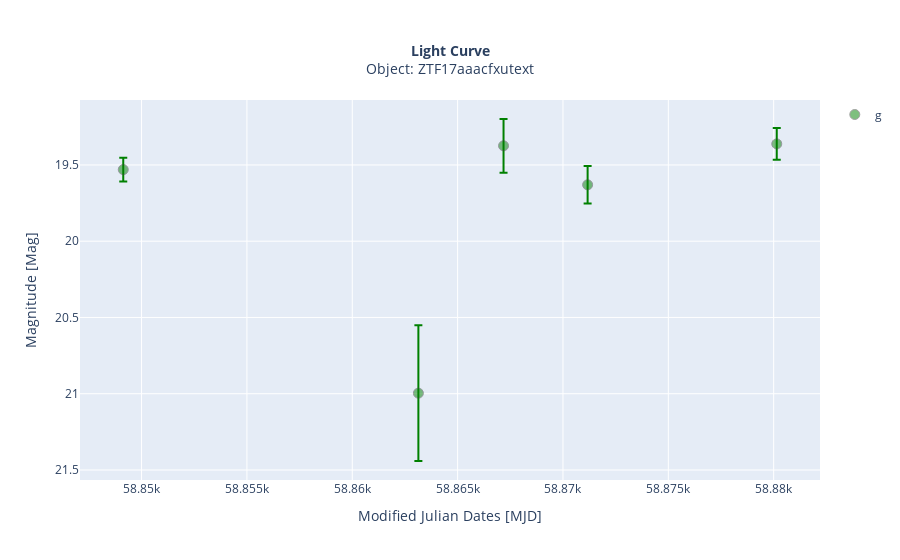
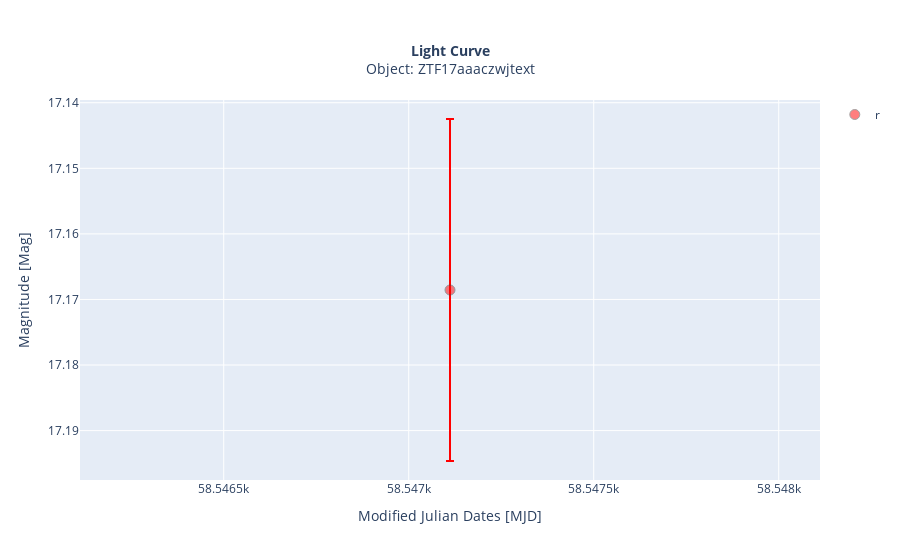
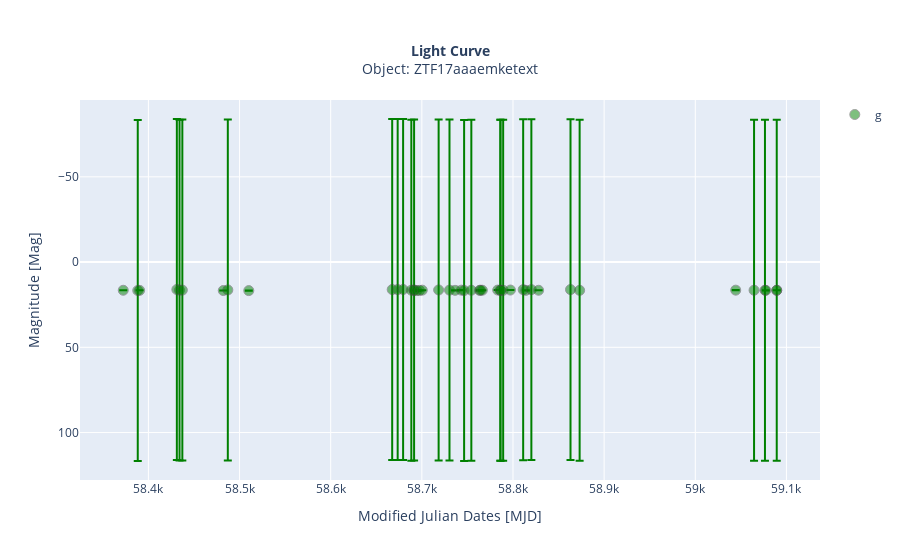
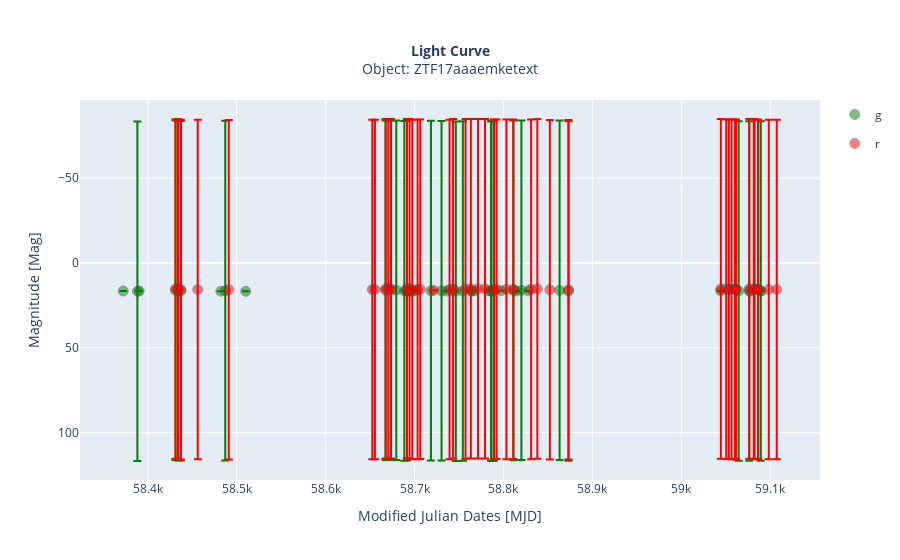

The code cell stored with these charts, in order, in its notebook:
### Code cell
# tiempo de ejecucion del algoritmo 
from numpy import NaN


start_analyze = default_timer()

all_tensor_ts = []
dict_tensor_all = {}

for index, event in enumerate(all_event):
  # inicio - tiempo de ejecucion del analisis de cada evento
  start_time_event = default_timer()
  print(f'n:{index} - oid:{event}')
  fig = go.Figure()

  # extrae todas las magnitudes asociadas al evento y las ordena por tiempo (mjd)
  light_curve = data.loc[data['oid'] == event].sort_values(by=['mjd'])

  # print(light_curve)
  # light_curve.head()

  # graficar serie de tiempo con link a sitio de ALeRCE
  for band in light_curve['fid'].unique():
    GraphicLightCurve(fig,band,light_curve,True)

  # tensor que reune todos los filtros
  tensor_all_filter = []
  dict_tensor = {}
  
  # nfid = numero del filter id (banda) = 1,green / 2,red
  for nfid in range(1,3):
    type_filter = lambda nfid: 'Green' if nfid == 1 else 'Red'
    # print('Filtro',nfid)
    idx_banda = (light_curve['fid'] == nfid)
    # aux = idx_banda.to_frame()
    
    # print(idx_banda)
    # print(len(idx_banda))

    mjd_min = light_curve.mjd.values.min()

    tiempoNormalizado = (light_curve.mjd.values - mjd_min) / (light_curve.mjd.values.max() - mjd_min)

    # print('a',array_periods)
    # print('b',tiempoNormalizado[idx_banda], type(tiempoNormalizado[idx_banda]))
    # print('c',light_curve.magpsf_corr[idx_banda].values,type(light_curve.magpsf_corr[idx_banda].values))

    if(len(tiempoNormalizado[idx_banda]) == 0 or np.isnan(tiempoNormalizado[idx_banda]).all()):
      # print('tiempoNormalizado is empty or nan')
      break

    if(len(light_curve.magpsf_corr[idx_banda].values)==0 or np.isnan(light_curve.magpsf_corr[idx_banda].values).all()):
      # print('magpsf of light curve is empty or nan')
      break

    # print('tiempoNormalizado\n',tiempoNormalizado)
    tensor = np.array(variantion_period_v2(array_periods, tiempoNormalizado[idx_banda], light_curve.magpsf_corr[idx_banda].values, nbines))
    tensor_all_filter.append(tensor)

    dict_tensor[f'Filter {type_filter(nfid)}'] = tensor_all_filter

    # print(f'dimensiones {tensor.shape}')
    # print(f'Tensor {index}: \n{tensor}')
    print('-'*50)



  dict_tensor_all[f'{event}'] = dict_tensor
  # asignar formato de tensor y muestralo
  tensor_all_filter = np.array(tensor_all_filter)
  # print(f'dimensiones total {tensor_all_filter.shape}')

  all_tensor_ts.append(tensor_all_filter)
  # print(f'Tensor total {index}: \n{tensor_all_filter}')

  # fin
  end_time_event = default_timer()

  # obtener el tiempo de ejecucion
  time_method_event = end_time_event - start_time_event
  # agrego el tiempo de ejecicion al arreglo para obtener el promedio general
  all_time_event.append(time_method_event)

  # print(f'tiempo de ejecucion por evento: {time_method_event}')
  # print('-'*100)

  if (index == limit - 1):
    break


end_analyze = default_timer()
time_method_analyze = end_analyze - start_analyze
print('-'*100)
print(f'tiempo de ejecucion total: {time_method_analyze}')
print(f'promedio de tiempo de ejecucion por evento',np.mean(all_time_event))
print('-'*100)

### Figure 1 — Plotly figure (JSON) as saved in the notebook; plotly's stock layout.template omitted (floating-point values rounded to 4 significant figures)
{"data": [{"error_y": {"array": [0.07839, 0.4448, 0.1759, 0.1231, 0.1035], "type": "data", "visible": true}, "hovertemplate": ["<b>g:\t\t</b>19.530 ± 0.078<br><b>MJD:\t</b>58849.13138889987<br><b>Date:\t</b>Wed, 01 Jan 2020 03:09:12 UTC<br><extra></extra>", "<b>g:\t\t</b>20.996 ± 0.445<br><b>MJD:\t</b>58863.13802079996<br><b>Date:\t</b>Wed, 15 Jan 2020 03:18:44 UTC<br><extra></extra>", "<b>g:\t\t</b>19.375 ± 0.176<br><b>MJD:\t</b>58867.179803200066<br><b>Date:\t</b>Sun, 19 Jan 2020 04:18:54 UTC<br><extra></extra>", "<b>g:\t\t</b>19.630 ± 0.123<br><b>MJD:\t</b>58871.17033560015<br><b>Date:\t</b>Thu, 23 Jan 2020 04:05:16 UTC<br><extra></extra>", "<b>g:\t\t</b>19.362 ± 0.103<br><b>MJD:\t</b>58880.14620369999<br><b>Date:\t</b>Sat, 01 Feb 2020 03:30:31 UTC<br><extra></extra>"], "legendgroup": "g", "marker": {"color": "green", "line": {"width": 1}, "opacity": 0.5, "showscale": false, "size": 10}, "mode": "markers", "name": "g", "showlegend": true, "type": "scatter", "x": [58850.0, 58860.0, 58870.0, 58870.0, 58880.0], "y": [19.53, 21.0, 19.37, 19.63, 19.36]}], "layout": {"title": {"font": {"size": 14}, "text": "<b>Light Curve</b><br><a href=\"https://alerce.online/object/ZTF17aaacfxu\">Object: ZTF17aaacfxutext</a>", "x": 0.5, "xanchor": "center", "y": 0.9, "yanchor": "top"}, "xaxis": {"tickangle": 0, "title": {"font": {"size": 14}, "text": "Modified Julian Dates [MJD]"}}, "yaxis": {"autorange": "reversed", "tickangle": 0, "title": {"font": {"size": 14}, "text": "Magnitude [Mag]"}}}}

### Figure 2 — Plotly figure (JSON) as saved in the notebook; plotly's stock layout.template omitted (floating-point values rounded to 4 significant figures)
{"data": [{"error_y": {"array": [0.02608], "type": "data", "visible": true}, "hovertemplate": ["<b>r:\t\t</b>17.169 ± 0.026<br><b>MJD:\t</b>58547.11153940018<br><b>Date:\t</b>Tue, 05 Mar 2019 02:40:37 UTC<br><extra></extra>"], "legendgroup": "r", "marker": {"color": "red", "line": {"width": 1}, "opacity": 0.5, "showscale": false, "size": 10}, "mode": "markers", "name": "r", "showlegend": true, "type": "scatter", "x": [58550.0], "y": [17.17]}], "layout": {"title": {"font": {"size": 14}, "text": "<b>Light Curve</b><br><a href=\"https://alerce.online/object/ZTF17aaaczwj\">Object: ZTF17aaaczwjtext</a>", "x": 0.5, "xanchor": "center", "y": 0.9, "yanchor": "top"}, "xaxis": {"tickangle": 0, "title": {"font": {"size": 14}, "text": "Modified Julian Dates [MJD]"}}, "yaxis": {"autorange": "reversed", "tickangle": 0, "title": {"font": {"size": 14}, "text": "Magnitude [Mag]"}}}}

### Figure 3 — Plotly figure (JSON) as saved in the notebook; plotly's stock layout.template omitted (floating-point values rounded to 4 significant figures)
{"data": [{"error_y": {"array": [0.01474, 100, 0.008474, 100, 100, 100, 0.0008091, 100, 0.0265, 100, 100, 100, 100, 0.01651, 100, 0.02526, 0.01646, 0.008541, 100, 100, 0.02554, 0.02571, 100, 100, 0.02466, 0.0091, 0.004239, 0.012, 100, 100, 100, 0.008482, 100, 0.05867, 100, 0.01905, 100, 100, 0.0183, 100, 100, 0.01089, 100, 0.008123], "type": "data", "visible": true}, "hovertemplate": ["<b>g:\t\t</b>16.531 ± 0.015<br><b>MJD:\t</b>58372.40190970013<br><b>Date:\t</b>Tue, 11 Sep 2018 09:38:44 UTC<br><extra></extra>", "<b>g:\t\t</b>16.681 ± 100.000<br><b>MJD:\t</b>58388.324432900175<br><b>Date:\t</b>Thu, 27 Sep 2018 07:47:11 UTC<br><extra></extra>", "<b>g:\t\t</b>16.589 ± 0.008<br><b>MJD:\t</b>58390.353205999825<br><b>Date:\t</b>Sat, 29 Sep 2018 08:28:36 UTC<br><extra></extra>", "<b>g:\t\t</b>16.109 ± 100.000<br><b>MJD:\t</b>58431.21187500004<br><b>Date:\t</b>Fri, 09 Nov 2018 05:05:06 UTC<br><extra></extra>", "<b>g:\t\t</b>16.450 ± 100.000<br><b>MJD:\t</b>58434.14701389987<br><b>Date:\t</b>Mon, 12 Nov 2018 03:31:42 UTC<br><extra></extra>", "<b>g:\t\t</b>16.434 ± 100.000<br><b>MJD:\t</b>58437.23591439985<br><b>Date:\t</b>Thu, 15 Nov 2018 05:39:43 UTC<br><extra></extra>", "<b>g:\t\t</b>16.708 ± 0.001<br><b>MJD:\t</b>58482.12833329989<br><b>Date:\t</b>Sun, 30 Dec 2018 03:04:47 UTC<br><extra></extra>", "<b>g:\t\t</b>16.335 ± 100.000<br><b>MJD:\t</b>58487.12837960012<br><b>Date:\t</b>Fri, 04 Jan 2019 03:04:51 UTC<br><extra></extra>", "<b>g:\t\t</b>16.741 ± 0.027<br><b>MJD:\t</b>58510.13015050022<br><b>Date:\t</b>Sun, 27 Jan 2019 03:07:25 UTC<br><extra></extra>", "<b>g:\t\t</b>16.130 ± 100.000<br><b>MJD:\t</b>58667.45858799992<br><b>Date:\t</b>Wed, 03 Jul 2019 11:00:22 UTC<br><extra></extra>", "<b>g:\t\t</b>16.146 ± 100.000<br><b>MJD:\t</b>58673.479027799796<br><b>Date:\t</b>Tue, 09 Jul 2019 11:29:48 UTC<br><extra></extra>", "<b>g:\t\t</b>16.080 ± 100.000<br><b>MJD:\t</b>58679.44509259984<br><b>Date:\t</b>Mon, 15 Jul 2019 10:40:56 UTC<br><extra></extra>", "<b>g:\t\t</b>16.490 ± 100.000<br><b>MJD:\t</b>58688.46153939981<br><b>Date:\t</b>Wed, 24 Jul 2019 11:04:37 UTC<br><extra></extra>", "<b>g:\t\t</b>16.666 ± 0.017<br><b>MJD:\t</b>58691.47756939987<br><b>Date:\t</b>Sat, 27 Jul 2019 11:27:41 UTC<br><extra></extra>", "<b>g:\t\t</b>16.377 ± 100.000<br><b>MJD:\t</b>58691.496053200215<br><b>Date:\t</b>Sat, 27 Jul 2019 11:54:18 UTC<br><extra></extra>", "<b>g:\t\t</b>16.728 ± 0.025<br><b>MJD:\t</b>58694.458738400135<br><b>Date:\t</b>Tue, 30 Jul 2019 11:00:34 UTC<br><extra></extra>", "<b>g:\t\t</b>16.629 ± 0.016<br><b>MJD:\t</b>58697.46091439994<br><b>Date:\t</b>Fri, 02 Aug 2019 11:03:43 UTC<br><extra></extra>", "<b>g:\t\t</b>16.479 ± 0.009<br><b>MJD:\t</b>58700.461041700095<br><b>Date:\t</b>Mon, 05 Aug 2019 11:03:54 UTC<br><extra></extra>", "<b>g:\t\t</b>16.350 ± 100.000<br><b>MJD:\t</b>58718.413888900075<br><b>Date:\t</b>Fri, 23 Aug 2019 09:56:00 UTC<br><extra></extra>", "<b>g:\t\t</b>16.439 ± 100.000<br><b>MJD:\t</b>58730.326539400034<br><b>Date:\t</b>Wed, 04 Sep 2019 07:50:13 UTC<br><extra></extra>", "<b>g:\t\t</b>16.580 ± 0.026<br><b>MJD:\t</b>58736.45969909988<br><b>Date:\t</b>Tue, 10 Sep 2019 11:01:58 UTC<br><extra></extra>", "<b>g:\t\t</b>16.470 ± 0.026<br><b>MJD:\t</b>58743.37914349977<br><b>Date:\t</b>Tue, 17 Sep 2019 09:05:57 UTC<br><extra></extra>", "<b>g:\t\t</b>16.676 ± 100.000<br><b>MJD:\t</b>58746.380034700036<br><b>Date:\t</b>Fri, 20 Sep 2019 09:07:14 UTC<br><extra></extra>", "<b>g:\t\t</b>16.521 ± 100.000<br><b>MJD:\t</b>58754.290856500156<br><b>Date:\t</b>Sat, 28 Sep 2019 06:58:50 UTC<br><extra></extra>", "<b>g:\t\t</b>16.586 ± 0.025<br><b>MJD:\t</b>58763.377997700125<br><b>Date:\t</b>Mon, 07 Oct 2019 09:04:19 UTC<br><extra></extra>", "<b>g:\t\t</b>16.505 ± 0.009<br><b>MJD:\t</b>58764.31531250011<br><b>Date:\t</b>Tue, 08 Oct 2019 07:34:03 UTC<br><extra></extra>", "<b>g:\t\t</b>16.520 ± 0.004<br><b>MJD:\t</b>58766.379247699864<br><b>Date:\t</b>Thu, 10 Oct 2019 09:06:07 UTC<br><extra></extra>", "<b>g:\t\t</b>16.430 ± 0.012<br><b>MJD:\t</b>58783.210543999914<br><b>Date:\t</b>Sun, 27 Oct 2019 05:03:11 UTC<br><extra></extra>", "<b>g:\t\t</b>16.513 ± 100.000<br><b>MJD:\t</b>58786.20965280011<br><b>Date:\t</b>Wed, 30 Oct 2019 05:01:54 UTC<br><extra></extra>", "<b>g:\t\t</b>16.538 ± 100.000<br><b>MJD:\t</b>58786.21192129981<br><b>Date:\t</b>Wed, 30 Oct 2019 05:05:10 UTC<br><extra></extra>", "<b>g:\t\t</b>16.572 ± 100.000<br><b>MJD:\t</b>58789.206967600156<br><b>Date:\t</b>Sat, 02 Nov 2019 04:58:02 UTC<br><extra></extra>", "<b>g:\t\t</b>16.402 ± 0.008<br><b>MJD:\t</b>58797.20945600001<br><b>Date:\t</b>Sun, 10 Nov 2019 05:01:36 UTC<br><extra></extra>", "<b>g:\t\t</b>16.178 ± 100.000<br><b>MJD:\t</b>58811.170555599965<br><b>Date:\t</b>Sun, 24 Nov 2019 04:05:36 UTC<br><extra></extra>", "<b>g:\t\t</b>16.581 ± 0.059<br><b>MJD:\t</b>58814.10521990014<br><b>Date:\t</b>Wed, 27 Nov 2019 02:31:30 UTC<br><extra></extra>", "<b>g:\t\t</b>16.163 ± 100.000<br><b>MJD:\t</b>58820.14729169989<br><b>Date:\t</b>Tue, 03 Dec 2019 03:32:06 UTC<br><extra></extra>", "<b>g:\t\t</b>16.541 ± 0.019<br><b>MJD:\t</b>58828.09172450006<br><b>Date:\t</b>Wed, 11 Dec 2019 02:12:04 UTC<br><extra></extra>", "<b>g:\t\t</b>16.155 ± 100.000<br><b>MJD:\t</b>58863.10824069986<br><b>Date:\t</b>Wed, 15 Jan 2020 02:35:51 UTC<br><extra></extra>", "<b>g:\t\t</b>16.582 ± 100.000<br><b>MJD:\t</b>58873.108020800166<br><b>Date:\t</b>Sat, 25 Jan 2020 02:35:32 UTC<br><extra></extra>", "<b>g:\t\t</b>16.467 ± 0.018<br><b>MJD:\t</b>59044.35782410018<br><b>Date:\t</b>Tue, 14 Jul 2020 08:35:16 UTC<br><extra></extra>", "<b>g:\t\t</b>16.520 ± 100.000<br><b>MJD:\t</b>59064.47818290023<br><b>Date:\t</b>Mon, 03 Aug 2020 11:28:35 UTC<br><extra></extra>", "<b>g:\t\t</b>16.512 ± 100.000<br><b>MJD:\t</b>59076.440266199876<br><b>Date:\t</b>Sat, 15 Aug 2020 10:33:58 UTC<br><extra></extra>", "<b>g:\t\t</b>16.608 ± 0.011<br><b>MJD:\t</b>59077.41325230012<br><b>Date:\t</b>Sun, 16 Aug 2020 09:55:04 UTC<br><extra></extra>", "<b>g:\t\t</b>16.539 ± 100.000<br><b>MJD:\t</b>59089.36049770005<br><b>Date:\t</b>Fri, 28 Aug 2020 08:39:07 UTC<br><extra></extra>", "<b>g:\t\t</b>16.568 ± 0.008<br><b>MJD:\t</b>59089.37563659996<br><b>Date:\t</b>Fri, 28 Aug 2020 09:00:55 UTC<br><extra></extra>"], "legendgroup": "g", "marker": {"color": "green", "line": {"width": 1}, "opacity": 0.5, "showscale": false, "size": 10}, "mode": "markers", "name": "g", "showlegend": true, "type": "scatter", "x": [58370.0, 58390.0, 58390.0, 58430.0, 58430.0, 58440.0, 58480.0, 58490.0, 58510.0, 58670.0, 58670.0, 58680.0, 58690.0, 58690.0, 58690.0, 58690.0, 58700.0, 58700.0, 58720.0, 58730.0, 58740.0, 58740.0, 58750.0, 58750.0, 58760.0, 58760.0, 58770.0, 58780.0, 58790.0, 58790.0, 58790.0, 58800.0, 58810.0, 58810.0, 58820.0, 58830.0, 58860.0, 58870.0, 59040.0, 59060.0, 59080.0, 59080.0, 59090.0, 59090.0], "y": [16.53, 16.68, 16.59, 16.11, 16.45, 16.43, 16.71, 16.33, 16.74, 16.13, 16.15, 16.08, 16.49, 16.67, 16.38, 16.73, 16.63, 16.48, 16.35, 16.44, 16.58, 16.47, 16.68, 16.52, 16.59, 16.51, 16.52, 16.43, 16.51, 16.54, 16.57, 16.4, 16.18, 16.58, 16.16, 16.54, 16.15, 16.58, 16.47, 16.52, 16.51, 16.61, 16.54, 16.57]}], "layout": {"title": {"font": {"size": 14}, "text": "<b>Light Curve</b><br><a href=\"https://alerce.online/object/ZTF17aaaemke\">Object: ZTF17aaaemketext</a>", "x": 0.5, "xanchor": "center", "y": 0.9, "yanchor": "top"}, "xaxis": {"tickangle": 0, "title": {"font": {"size": 14}, "text": "Modified Julian Dates [MJD]"}}, "yaxis": {"autorange": "reversed", "tickangle": 0, "title": {"font": {"size": 14}, "text": "Magnitude [Mag]"}}}}

### Figure 4 — Plotly figure (JSON) as saved in the notebook; plotly's stock layout.template omitted (floating-point values rounded to 4 significant figures)
{"data": [{"error_y": {"array": [0.01474, 100, 0.008474, 100, 100, 100, 0.0008091, 100, 0.0265, 100, 100, 100, 100, 0.01651, 100, 0.02526, 0.01646, 0.008541, 100, 100, 0.02554, 0.02571, 100, 100, 0.02466, 0.0091, 0.004239, 0.012, 100, 100, 100, 0.008482, 100, 0.05867, 100, 0.01905, 100, 100, 0.0183, 100, 100, 0.01089, 100, 0.008123], "type": "data", "visible": true}, "hovertemplate": ["<b>g:\t\t</b>16.531 ± 0.015<br><b>MJD:\t</b>58372.40190970013<br><b>Date:\t</b>Tue, 11 Sep 2018 09:38:44 UTC<br><extra></extra>", "<b>g:\t\t</b>16.681 ± 100.000<br><b>MJD:\t</b>58388.324432900175<br><b>Date:\t</b>Thu, 27 Sep 2018 07:47:11 UTC<br><extra></extra>", "<b>g:\t\t</b>16.589 ± 0.008<br><b>MJD:\t</b>58390.353205999825<br><b>Date:\t</b>Sat, 29 Sep 2018 08:28:36 UTC<br><extra></extra>", "<b>g:\t\t</b>16.109 ± 100.000<br><b>MJD:\t</b>58431.21187500004<br><b>Date:\t</b>Fri, 09 Nov 2018 05:05:06 UTC<br><extra></extra>", "<b>g:\t\t</b>16.450 ± 100.000<br><b>MJD:\t</b>58434.14701389987<br><b>Date:\t</b>Mon, 12 Nov 2018 03:31:42 UTC<br><extra></extra>", "<b>g:\t\t</b>16.434 ± 100.000<br><b>MJD:\t</b>58437.23591439985<br><b>Date:\t</b>Thu, 15 Nov 2018 05:39:43 UTC<br><extra></extra>", "<b>g:\t\t</b>16.708 ± 0.001<br><b>MJD:\t</b>58482.12833329989<br><b>Date:\t</b>Sun, 30 Dec 2018 03:04:47 UTC<br><extra></extra>", "<b>g:\t\t</b>16.335 ± 100.000<br><b>MJD:\t</b>58487.12837960012<br><b>Date:\t</b>Fri, 04 Jan 2019 03:04:51 UTC<br><extra></extra>", "<b>g:\t\t</b>16.741 ± 0.027<br><b>MJD:\t</b>58510.13015050022<br><b>Date:\t</b>Sun, 27 Jan 2019 03:07:25 UTC<br><extra></extra>", "<b>g:\t\t</b>16.130 ± 100.000<br><b>MJD:\t</b>58667.45858799992<br><b>Date:\t</b>Wed, 03 Jul 2019 11:00:22 UTC<br><extra></extra>", "<b>g:\t\t</b>16.146 ± 100.000<br><b>MJD:\t</b>58673.479027799796<br><b>Date:\t</b>Tue, 09 Jul 2019 11:29:48 UTC<br><extra></extra>", "<b>g:\t\t</b>16.080 ± 100.000<br><b>MJD:\t</b>58679.44509259984<br><b>Date:\t</b>Mon, 15 Jul 2019 10:40:56 UTC<br><extra></extra>", "<b>g:\t\t</b>16.490 ± 100.000<br><b>MJD:\t</b>58688.46153939981<br><b>Date:\t</b>Wed, 24 Jul 2019 11:04:37 UTC<br><extra></extra>", "<b>g:\t\t</b>16.666 ± 0.017<br><b>MJD:\t</b>58691.47756939987<br><b>Date:\t</b>Sat, 27 Jul 2019 11:27:41 UTC<br><extra></extra>", "<b>g:\t\t</b>16.377 ± 100.000<br><b>MJD:\t</b>58691.496053200215<br><b>Date:\t</b>Sat, 27 Jul 2019 11:54:18 UTC<br><extra></extra>", "<b>g:\t\t</b>16.728 ± 0.025<br><b>MJD:\t</b>58694.458738400135<br><b>Date:\t</b>Tue, 30 Jul 2019 11:00:34 UTC<br><extra></extra>", "<b>g:\t\t</b>16.629 ± 0.016<br><b>MJD:\t</b>58697.46091439994<br><b>Date:\t</b>Fri, 02 Aug 2019 11:03:43 UTC<br><extra></extra>", "<b>g:\t\t</b>16.479 ± 0.009<br><b>MJD:\t</b>58700.461041700095<br><b>Date:\t</b>Mon, 05 Aug 2019 11:03:54 UTC<br><extra></extra>", "<b>g:\t\t</b>16.350 ± 100.000<br><b>MJD:\t</b>58718.413888900075<br><b>Date:\t</b>Fri, 23 Aug 2019 09:56:00 UTC<br><extra></extra>", "<b>g:\t\t</b>16.439 ± 100.000<br><b>MJD:\t</b>58730.326539400034<br><b>Date:\t</b>Wed, 04 Sep 2019 07:50:13 UTC<br><extra></extra>", "<b>g:\t\t</b>16.580 ± 0.026<br><b>MJD:\t</b>58736.45969909988<br><b>Date:\t</b>Tue, 10 Sep 2019 11:01:58 UTC<br><extra></extra>", "<b>g:\t\t</b>16.470 ± 0.026<br><b>MJD:\t</b>58743.37914349977<br><b>Date:\t</b>Tue, 17 Sep 2019 09:05:57 UTC<br><extra></extra>", "<b>g:\t\t</b>16.676 ± 100.000<br><b>MJD:\t</b>58746.380034700036<br><b>Date:\t</b>Fri, 20 Sep 2019 09:07:14 UTC<br><extra></extra>", "<b>g:\t\t</b>16.521 ± 100.000<br><b>MJD:\t</b>58754.290856500156<br><b>Date:\t</b>Sat, 28 Sep 2019 06:58:50 UTC<br><extra></extra>", "<b>g:\t\t</b>16.586 ± 0.025<br><b>MJD:\t</b>58763.377997700125<br><b>Date:\t</b>Mon, 07 Oct 2019 09:04:19 UTC<br><extra></extra>", "<b>g:\t\t</b>16.505 ± 0.009<br><b>MJD:\t</b>58764.31531250011<br><b>Date:\t</b>Tue, 08 Oct 2019 07:34:03 UTC<br><extra></extra>", "<b>g:\t\t</b>16.520 ± 0.004<br><b>MJD:\t</b>58766.379247699864<br><b>Date:\t</b>Thu, 10 Oct 2019 09:06:07 UTC<br><extra></extra>", "<b>g:\t\t</b>16.430 ± 0.012<br><b>MJD:\t</b>58783.210543999914<br><b>Date:\t</b>Sun, 27 Oct 2019 05:03:11 UTC<br><extra></extra>", "<b>g:\t\t</b>16.513 ± 100.000<br><b>MJD:\t</b>58786.20965280011<br><b>Date:\t</b>Wed, 30 Oct 2019 05:01:54 UTC<br><extra></extra>", "<b>g:\t\t</b>16.538 ± 100.000<br><b>MJD:\t</b>58786.21192129981<br><b>Date:\t</b>Wed, 30 Oct 2019 05:05:10 UTC<br><extra></extra>", "<b>g:\t\t</b>16.572 ± 100.000<br><b>MJD:\t</b>58789.206967600156<br><b>Date:\t</b>Sat, 02 Nov 2019 04:58:02 UTC<br><extra></extra>", "<b>g:\t\t</b>16.402 ± 0.008<br><b>MJD:\t</b>58797.20945600001<br><b>Date:\t</b>Sun, 10 Nov 2019 05:01:36 UTC<br><extra></extra>", "<b>g:\t\t</b>16.178 ± 100.000<br><b>MJD:\t</b>58811.170555599965<br><b>Date:\t</b>Sun, 24 Nov 2019 04:05:36 UTC<br><extra></extra>", "<b>g:\t\t</b>16.581 ± 0.059<br><b>MJD:\t</b>58814.10521990014<br><b>Date:\t</b>Wed, 27 Nov 2019 02:31:30 UTC<br><extra></extra>", "<b>g:\t\t</b>16.163 ± 100.000<br><b>MJD:\t</b>58820.14729169989<br><b>Date:\t</b>Tue, 03 Dec 2019 03:32:06 UTC<br><extra></extra>", "<b>g:\t\t</b>16.541 ± 0.019<br><b>MJD:\t</b>58828.09172450006<br><b>Date:\t</b>Wed, 11 Dec 2019 02:12:04 UTC<br><extra></extra>", "<b>g:\t\t</b>16.155 ± 100.000<br><b>MJD:\t</b>58863.10824069986<br><b>Date:\t</b>Wed, 15 Jan 2020 02:35:51 UTC<br><extra></extra>", "<b>g:\t\t</b>16.582 ± 100.000<br><b>MJD:\t</b>58873.108020800166<br><b>Date:\t</b>Sat, 25 Jan 2020 02:35:32 UTC<br><extra></extra>", "<b>g:\t\t</b>16.467 ± 0.018<br><b>MJD:\t</b>59044.35782410018<br><b>Date:\t</b>Tue, 14 Jul 2020 08:35:16 UTC<br><extra></extra>", "<b>g:\t\t</b>16.520 ± 100.000<br><b>MJD:\t</b>59064.47818290023<br><b>Date:\t</b>Mon, 03 Aug 2020 11:28:35 UTC<br><extra></extra>", "<b>g:\t\t</b>16.512 ± 100.000<br><b>MJD:\t</b>59076.440266199876<br><b>Date:\t</b>Sat, 15 Aug 2020 10:33:58 UTC<br><extra></extra>", "<b>g:\t\t</b>16.608 ± 0.011<br><b>MJD:\t</b>59077.41325230012<br><b>Date:\t</b>Sun, 16 Aug 2020 09:55:04 UTC<br><extra></extra>", "<b>g:\t\t</b>16.539 ± 100.000<br><b>MJD:\t</b>59089.36049770005<br><b>Date:\t</b>Fri, 28 Aug 2020 08:39:07 UTC<br><extra></extra>", "<b>g:\t\t</b>16.568 ± 0.008<br><b>MJD:\t</b>59089.37563659996<br><b>Date:\t</b>Fri, 28 Aug 2020 09:00:55 UTC<br><extra></extra>"], "legendgroup": "g", "marker": {"color": "green", "line": {"width": 1}, "opacity": 0.5, "showscale": false, "size": 10}, "mode": "markers", "name": "g", "showlegend": true, "type": "scatter", "x": [58370.0, 58390.0, 58390.0, 58430.0, 58430.0, 58440.0, 58480.0, 58490.0, 58510.0, 58670.0, 58670.0, 58680.0, 58690.0, 58690.0, 58690.0, 58690.0, 58700.0, 58700.0, 58720.0, 58730.0, 58740.0, 58740.0, 58750.0, 58750.0, 58760.0, 58760.0, 58770.0, 58780.0, 58790.0, 58790.0, 58790.0, 58800.0, 58810.0, 58810.0, 58820.0, 58830.0, 58860.0, 58870.0, 59040.0, 59060.0, 59080.0, 59080.0, 59090.0, 59090.0], "y": [16.53, 16.68, 16.59, 16.11, 16.45, 16.43, 16.71, 16.33, 16.74, 16.13, 16.15, 16.08, 16.49, 16.67, 16.38, 16.73, 16.63, 16.48, 16.35, 16.44, 16.58, 16.47, 16.68, 16.52, 16.59, 16.51, 16.52, 16.43, 16.51, 16.54, 16.57, 16.4, 16.18, 16.58, 16.16, 16.54, 16.15, 16.58, 16.47, 16.52, 16.51, 16.61, 16.54, 16.57]}, {"error_y": {"array": [100, 100, 100, 100, 100, 100, 100, 100, 100, 100, 100, 100, 100, 100, 100, 0.04815, 100, 100, 100, 100, 100, 100, 100, 100, 100, 100, 100, 100, 100, 100, 100, 100, 100, 100, 100, 100, 100, 100, 100, 100, 100, 100, 100, 100], "type": "data", "visible": true}, "hovertemplate": ["<b>r:\t\t</b>15.362 ± 100.000<br><b>MJD:\t</b>58431.186701400205<br><b>Date:\t</b>Fri, 09 Nov 2018 04:28:51 UTC<br><extra></extra>", "<b>r:\t\t</b>15.295 ± 100.000<br><b>MJD:\t</b>58434.19171300018<br><b>Date:\t</b>Mon, 12 Nov 2018 04:36:04 UTC<br><extra></extra>", "<b>r:\t\t</b>15.764 ± 100.000<br><b>MJD:\t</b>58437.25315969996<br><b>Date:\t</b>Thu, 15 Nov 2018 06:04:32 UTC<br><extra></extra>", "<b>r:\t\t</b>15.651 ± 100.000<br><b>MJD:\t</b>58456.16586809978<br><b>Date:\t</b>Tue, 04 Dec 2018 03:58:51 UTC<br><extra></extra>", "<b>r:\t\t</b>15.775 ± 100.000<br><b>MJD:\t</b>58491.10212960001<br><b>Date:\t</b>Tue, 08 Jan 2019 02:27:03 UTC<br><extra></extra>", "<b>r:\t\t</b>15.672 ± 100.000<br><b>MJD:\t</b>58652.45748839993<br><b>Date:\t</b>Tue, 18 Jun 2019 10:58:46 UTC<br><extra></extra>", "<b>r:\t\t</b>15.655 ± 100.000<br><b>MJD:\t</b>58655.44137729984<br><b>Date:\t</b>Fri, 21 Jun 2019 10:35:34 UTC<br><extra></extra>", "<b>r:\t\t</b>15.281 ± 100.000<br><b>MJD:\t</b>58667.46384260012<br><b>Date:\t</b>Wed, 03 Jul 2019 11:07:56 UTC<br><extra></extra>", "<b>r:\t\t</b>15.255 ± 100.000<br><b>MJD:\t</b>58670.463506899774<br><b>Date:\t</b>Sat, 06 Jul 2019 11:07:26 UTC<br><extra></extra>", "<b>r:\t\t</b>15.276 ± 100.000<br><b>MJD:\t</b>58673.447106500156<br><b>Date:\t</b>Tue, 09 Jul 2019 10:43:50 UTC<br><extra></extra>", "<b>r:\t\t</b>15.251 ± 100.000<br><b>MJD:\t</b>58691.396851900034<br><b>Date:\t</b>Sat, 27 Jul 2019 09:31:28 UTC<br><extra></extra>", "<b>r:\t\t</b>15.256 ± 100.000<br><b>MJD:\t</b>58694.39886569977<br><b>Date:\t</b>Tue, 30 Jul 2019 09:34:21 UTC<br><extra></extra>", "<b>r:\t\t</b>15.669 ± 100.000<br><b>MJD:\t</b>58697.43759260001<br><b>Date:\t</b>Fri, 02 Aug 2019 10:30:08 UTC<br><extra></extra>", "<b>r:\t\t</b>15.718 ± 100.000<br><b>MJD:\t</b>58703.420497700106<br><b>Date:\t</b>Thu, 08 Aug 2019 10:05:31 UTC<br><extra></extra>", "<b>r:\t\t</b>15.545 ± 100.000<br><b>MJD:\t</b>58706.40077550011<br><b>Date:\t</b>Sun, 11 Aug 2019 09:37:07 UTC<br><extra></extra>", "<b>r:\t\t</b>16.213 ± 0.048<br><b>MJD:\t</b>58721.44150459999<br><b>Date:\t</b>Mon, 26 Aug 2019 10:35:45 UTC<br><extra></extra>", "<b>r:\t\t</b>15.662 ± 100.000<br><b>MJD:\t</b>58739.33549770014<br><b>Date:\t</b>Fri, 13 Sep 2019 08:03:07 UTC<br><extra></extra>", "<b>r:\t\t</b>15.256 ± 100.000<br><b>MJD:\t</b>58743.33626159979<br><b>Date:\t</b>Tue, 17 Sep 2019 08:04:13 UTC<br><extra></extra>", "<b>r:\t\t</b>15.325 ± 100.000<br><b>MJD:\t</b>58757.32067129994<br><b>Date:\t</b>Tue, 01 Oct 2019 07:41:46 UTC<br><extra></extra>", "<b>r:\t\t</b>15.274 ± 100.000<br><b>MJD:\t</b>58763.31400460005<br><b>Date:\t</b>Mon, 07 Oct 2019 07:32:09 UTC<br><extra></extra>", "<b>r:\t\t</b>15.269 ± 100.000<br><b>MJD:\t</b>58771.32525460003<br><b>Date:\t</b>Tue, 15 Oct 2019 07:48:21 UTC<br><extra></extra>", "<b>r:\t\t</b>15.273 ± 100.000<br><b>MJD:\t</b>58779.23077550018<br><b>Date:\t</b>Wed, 23 Oct 2019 05:32:19 UTC<br><extra></extra>", "<b>r:\t\t</b>15.517 ± 100.000<br><b>MJD:\t</b>58789.22957180021<br><b>Date:\t</b>Sat, 02 Nov 2019 05:30:35 UTC<br><extra></extra>", "<b>r:\t\t</b>15.488 ± 100.000<br><b>MJD:\t</b>58792.175162000116<br><b>Date:\t</b>Tue, 05 Nov 2019 04:12:13 UTC<br><extra></extra>", "<b>r:\t\t</b>15.619 ± 100.000<br><b>MJD:\t</b>58803.23226850014<br><b>Date:\t</b>Sat, 16 Nov 2019 05:34:27 UTC<br><extra></extra>", "<b>r:\t\t</b>15.536 ± 100.000<br><b>MJD:\t</b>58811.1261574002<br><b>Date:\t</b>Sun, 24 Nov 2019 03:01:39 UTC<br><extra></extra>", "<b>r:\t\t</b>15.596 ± 100.000<br><b>MJD:\t</b>58831.07165510021<br><b>Date:\t</b>Sat, 14 Dec 2019 01:43:11 UTC<br><extra></extra>", "<b>r:\t\t</b>15.294 ± 100.000<br><b>MJD:\t</b>58838.09115740005<br><b>Date:\t</b>Sat, 21 Dec 2019 02:11:15 UTC<br><extra></extra>", "<b>r:\t\t</b>15.798 ± 100.000<br><b>MJD:\t</b>58852.15125000011<br><b>Date:\t</b>Sat, 04 Jan 2020 03:37:48 UTC<br><extra></extra>", "<b>r:\t\t</b>15.818 ± 100.000<br><b>MJD:\t</b>58873.091273100115<br><b>Date:\t</b>Sat, 25 Jan 2020 02:11:25 UTC<br><extra></extra>", "<b>r:\t\t</b>15.297 ± 100.000<br><b>MJD:\t</b>59044.460266199894<br><b>Date:\t</b>Tue, 14 Jul 2020 11:02:46 UTC<br><extra></extra>", "<b>r:\t\t</b>15.562 ± 100.000<br><b>MJD:\t</b>59050.47743060021<br><b>Date:\t</b>Mon, 20 Jul 2020 11:27:30 UTC<br><extra></extra>", "<b>r:\t\t</b>15.477 ± 100.000<br><b>MJD:\t</b>59053.45943289995<br><b>Date:\t</b>Thu, 23 Jul 2020 11:01:35 UTC<br><extra></extra>", "<b>r:\t\t</b>15.598 ± 100.000<br><b>MJD:\t</b>59056.46142360009<br><b>Date:\t</b>Sun, 26 Jul 2020 11:04:26 UTC<br><extra></extra>", "<b>r:\t\t</b>15.522 ± 100.000<br><b>MJD:\t</b>59060.43866899982<br><b>Date:\t</b>Thu, 30 Jul 2020 10:31:41 UTC<br><extra></extra>", "<b>r:\t\t</b>15.664 ± 100.000<br><b>MJD:\t</b>59061.373645800166<br><b>Date:\t</b>Fri, 31 Jul 2020 08:58:02 UTC<br><extra></extra>", "<b>r:\t\t</b>15.660 ± 100.000<br><b>MJD:\t</b>59061.373645800166<br><b>Date:\t</b>Fri, 31 Jul 2020 08:58:02 UTC<br><extra></extra>", "<b>r:\t\t</b>15.311 ± 100.000<br><b>MJD:\t</b>59076.397696800064<br><b>Date:\t</b>Sat, 15 Aug 2020 09:32:41 UTC<br><extra></extra>", "<b>r:\t\t</b>15.302 ± 100.000<br><b>MJD:\t</b>59081.41118060006<br><b>Date:\t</b>Thu, 20 Aug 2020 09:52:06 UTC<br><extra></extra>", "<b>r:\t\t</b>15.469 ± 100.000<br><b>MJD:\t</b>59082.46373840002<br><b>Date:\t</b>Fri, 21 Aug 2020 11:07:46 UTC<br><extra></extra>", "<b>r:\t\t</b>15.660 ± 100.000<br><b>MJD:\t</b>59086.37067130022<br><b>Date:\t</b>Tue, 25 Aug 2020 08:53:46 UTC<br><extra></extra>", "<b>r:\t\t</b>15.648 ± 100.000<br><b>MJD:\t</b>59086.37067130022<br><b>Date:\t</b>Tue, 25 Aug 2020 08:53:46 UTC<br><extra></extra>", "<b>r:\t\t</b>15.675 ± 100.000<br><b>MJD:\t</b>59098.33598379977<br><b>Date:\t</b>Sun, 06 Sep 2020 08:03:49 UTC<br><extra></extra>", "<b>r:\t\t</b>15.696 ± 100.000<br><b>MJD:\t</b>59107.31156249996<br><b>Date:\t</b>Tue, 15 Sep 2020 07:28:38 UTC<br><extra></extra>"], "legendgroup": "r", "marker": {"color": "red", "line": {"width": 1}, "opacity": 0.5, "showscale": false, "size": 10}, "mode": "markers", "name": "r", "showlegend": true, "type": "scatter", "x": [58430.0, 58430.0, 58440.0, 58460.0, 58490.0, 58650.0, 58660.0, 58670.0, 58670.0, 58670.0, 58690.0, 58690.0, 58700.0, 58700.0, 58710.0, 58720.0, 58740.0, 58740.0, 58760.0, 58760.0, 58770.0, 58780.0, 58790.0, 58790.0, 58800.0, 58810.0, 58830.0, 58840.0, 58850.0, 58870.0, 59040.0, 59050.0, 59050.0, 59060.0, 59060.0, 59060.0, 59060.0, 59080.0, 59080.0, 59080.0, 59090.0, 59090.0, 59100.0, 59110.0], "y": [15.36, 15.29, 15.76, 15.65, 15.78, 15.67, 15.65, 15.28, 15.25, 15.28, 15.25, 15.26, 15.67, 15.72, 15.55, 16.21, 15.66, 15.26, 15.32, 15.27, 15.27, 15.27, 15.52, 15.49, 15.62, 15.54, 15.6, 15.29, 15.8, 15.82, 15.3, 15.56, 15.48, 15.6, 15.52, 15.66, 15.66, 15.31, 15.3, 15.47, 15.66, 15.65, 15.68, 15.7]}], "layout": {"title": {"font": {"size": 14}, "text": "<b>Light Curve</b><br><a href=\"https://alerce.online/object/ZTF17aaaemke\">Object: ZTF17aaaemketext</a>", "x": 0.5, "xanchor": "center", "y": 0.9, "yanchor": "top"}, "xaxis": {"tickangle": 0, "title": {"font": {"size": 14}, "text": "Modified Julian Dates [MJD]"}}, "yaxis": {"autorange": "reversed", "tickangle": 0, "title": {"font": {"size": 14}, "text": "Magnitude [Mag]"}}}}
